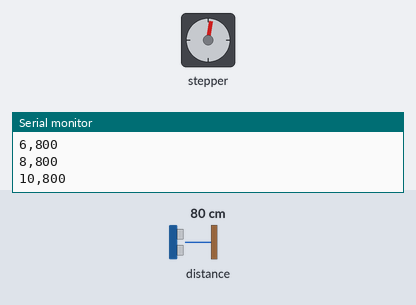
Simulated run of this sketch. Board: ESP32. On the bench: stepper motor, the last lines printed to the serial monitor. Inputs (shaded band) come from the test bench; at power-on: distance to the obstacle 80 cm. Stepper angles assume 2048 steps per turn.

Above: at 1.2 s.
1.3 s: distance to the obstacle set to 250 cm
At 2.81 s:
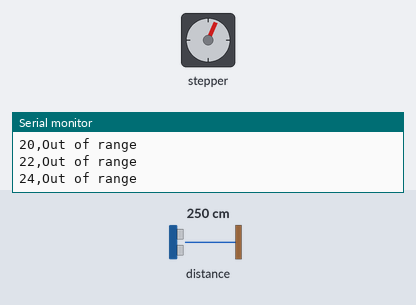
At 4.67 s:
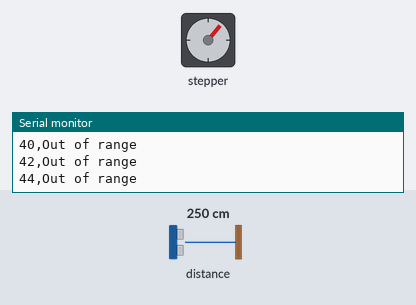
Timing chart, 0 to 22.2 s (numbered marks = the images above; inputs shaded):
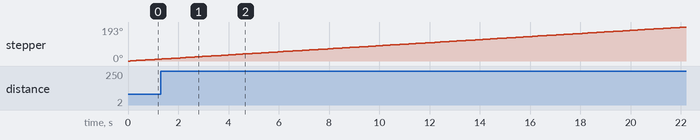

The sketch:

lidar1.ino
```cpp
#include <Arduino.h>
#include <Wire.h>
#include <AccelStepper.h>
#include <Adafruit_VL53L0X.h>

// Stepper Motor Pins (Adjust according to wiring)
#define MOTOR_PIN1 26
#define MOTOR_PIN2 25
#define MOTOR_PIN3 33
#define MOTOR_PIN4 32

#define STEPS_PER_REV 2048  // Steps per full revolution

// Create Stepper object
AccelStepper stepper(AccelStepper::FULL4WIRE, MOTOR_PIN1, MOTOR_PIN3, MOTOR_PIN2, MOTOR_PIN4);

// Create ToF Sensor object
Adafruit_VL53L0X tof_sensor = Adafruit_VL53L0X();

void setup() {
    Serial.begin(115200);
    while (!Serial) { delay(1); }
    Serial.println("ESP32 LiDAR System Starting...");

    Wire.begin();
    if (!tof_sensor.begin()) {
        Serial.println(F("Failed to boot VL53L0X"));
        while (1);
    }
    Serial.println(F("VL53L0X Sensor Detected!"));

    stepper.setMaxSpeed(3000);
    stepper.setAcceleration(1000);
}

void scanAndMeasure(int direction) {
    for (int angle = 0; angle < 360; angle += 2) {
        stepper.move(direction * (STEPS_PER_REV / 360) * 2);
        stepper.runToPosition();

        VL53L0X_RangingMeasurementData_t measure;
        tof_sensor.rangingTest(&measure, false);

        Serial.print(angle);
        Serial.print(",");
        if (measure.RangeStatus != 4) {
            Serial.println(measure.RangeMilliMeter);
        } else {
            Serial.println("Out of range");
        }
        delay(50);
    }
}

void loop() {
    scanAndMeasure(1);  // Clockwise rotation
    scanAndMeasure(-1); // Counterclockwise rotation
    Serial.println("Completed one full CW and CCW rotation.");
    while (1); // Halt further execution
}
```
